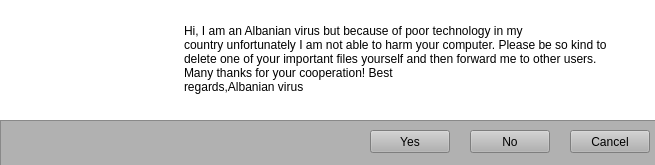
<?xml version="1.0" encoding="UTF-8"?>
<ui version="4.0">
 <class>albanianVirus</class>
 <widget class="QMainWindow" name="albanianVirus">
  <property name="geometry">
   <rect>
    <x>0</x>
    <y>0</y>
    <width>655</width>
    <height>165</height>
   </rect>
  </property>
  <property name="windowTitle">
   <string>Virus Alert !</string>
  </property>
  <property name="styleSheet">
   <string notr="true">alternate-background-color: rgb(0, 255, 0);</string>
  </property>
  <widget class="QWidget" name="centralwidget">
   <widget class="QWidget" name="widget" native="true">
    <property name="geometry">
     <rect>
      <x>30</x>
      <y>20</y>
      <width>120</width>
      <height>80</height>
     </rect>
    </property>
   </widget>
   <widget class="QTextBrowser" name="textBrowser">
    <property name="geometry">
     <rect>
      <x>180</x>
      <y>20</y>
      <width>441</width>
      <height>91</height>
     </rect>
    </property>
    <property name="styleSheet">
     <string notr="true">border: none;</string>
    </property>
    <property name="html">
     <string>&lt;!DOCTYPE HTML PUBLIC &quot;-//W3C//DTD HTML 4.0//EN&quot; &quot;http://www.w3.org/TR/REC-html40/strict.dtd&quot;&gt;
&lt;html&gt;&lt;head&gt;&lt;meta name=&quot;qrichtext&quot; content=&quot;1&quot; /&gt;&lt;style type=&quot;text/css&quot;&gt;
p, li { white-space: pre-wrap; }
&lt;/style&gt;&lt;/head&gt;&lt;body style=&quot; font-family:'Sans Serif'; font-size:9pt; font-weight:400; font-style:normal;&quot;&gt;
&lt;p style=&quot; margin-top:0px; margin-bottom:0px; margin-left:0px; margin-right:0px; -qt-block-indent:0; text-indent:0px;&quot;&gt;Hi, I am an Albanian virus but because of poor technology in my&lt;/p&gt;
&lt;p style=&quot; margin-top:0px; margin-bottom:0px; margin-left:0px; margin-right:0px; -qt-block-indent:0; text-indent:0px;&quot;&gt;country unfortunately I am not able to harm your computer. Please be so kind to delete one of your important files yourself and then forward me to other users. Many thanks for your cooperation! Best&lt;/p&gt;
&lt;p style=&quot; margin-top:0px; margin-bottom:0px; margin-left:0px; margin-right:0px; -qt-block-indent:0; text-indent:0px;&quot;&gt;regards,Albanian virus&lt;/p&gt;&lt;/body&gt;&lt;/html&gt;</string>
    </property>
   </widget>
   <widget class="QFrame" name="frame">
    <property name="geometry">
     <rect>
      <x>0</x>
      <y>120</y>
      <width>711</width>
      <height>80</height>
     </rect>
    </property>
    <property name="styleSheet">
     <string notr="true">background-color: rgb(177, 177, 177);
</string>
    </property>
    <property name="frameShape">
     <enum>QFrame::StyledPanel</enum>
    </property>
    <property name="frameShadow">
     <enum>QFrame::Raised</enum>
    </property>
    <widget class="QPushButton" name="pushButton_2">
     <property name="geometry">
      <rect>
       <x>570</x>
       <y>10</y>
       <width>80</width>
       <height>23</height>
      </rect>
     </property>
     <property name="text">
      <string>Cancel</string>
     </property>
    </widget>
    <widget class="QPushButton" name="pushButton">
     <property name="geometry">
      <rect>
       <x>370</x>
       <y>10</y>
       <width>80</width>
       <height>23</height>
      </rect>
     </property>
     <property name="styleSheet">
      <string notr="true"/>
     </property>
     <property name="text">
      <string>Yes</string>
     </property>
    </widget>
    <widget class="QPushButton" name="pushButton_3">
     <property name="geometry">
      <rect>
       <x>470</x>
       <y>10</y>
       <width>80</width>
       <height>23</height>
      </rect>
     </property>
     <property name="text">
      <string>No</string>
     </property>
    </widget>
   </widget>
   <widget class="QFrame" name="frame_2">
    <property name="geometry">
     <rect>
      <x>0</x>
      <y>0</y>
      <width>711</width>
      <height>121</height>
     </rect>
    </property>
    <property name="styleSheet">
     <string notr="true">background-color: rgb(255, 255, 255);
border: none;</string>
    </property>
    <property name="frameShape">
     <enum>QFrame::StyledPanel</enum>
    </property>
    <property name="frameShadow">
     <enum>QFrame::Raised</enum>
    </property>
   </widget>
   <zorder>frame_2</zorder>
   <zorder>frame</zorder>
   <zorder>widget</zorder>
   <zorder>textBrowser</zorder>
  </widget>
 </widget>
 <resources/>
 <connections/>
</ui>
